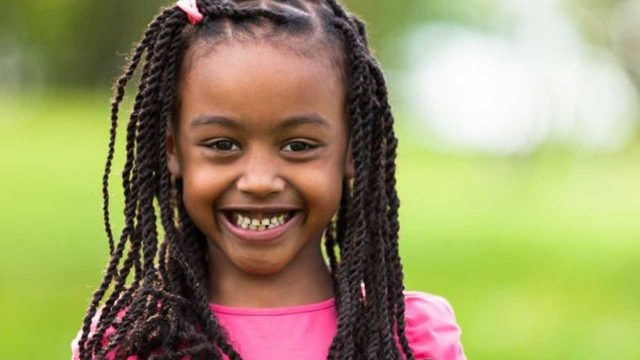
#> input picture Dolapo.Adereti/Task9pythontask/cgirl.jpg, 640 x 360 px
$ python main.py
#> lines starting #> are read from the running program, lines starting #| are printed output that depends on the picture
from PIL import Image


img = Image.open("cgirl.jpg")
#> img is the input picture: PIL image 640x360 RGB; mean R, G, B 155.5, 150.5, 102.9

resized_img = img.resize((400, 400))
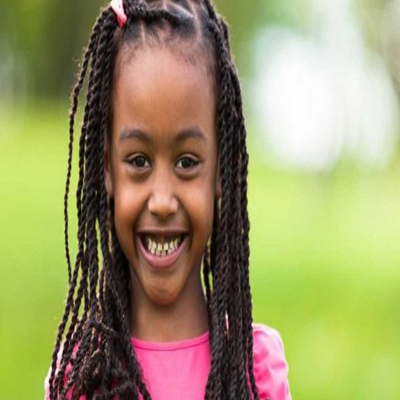
#> resized_img: PIL image 400x400 RGB; mean R, G, B 155.5, 150.5, 102.9

resized_img.save("resized_girl_d.jpg")
